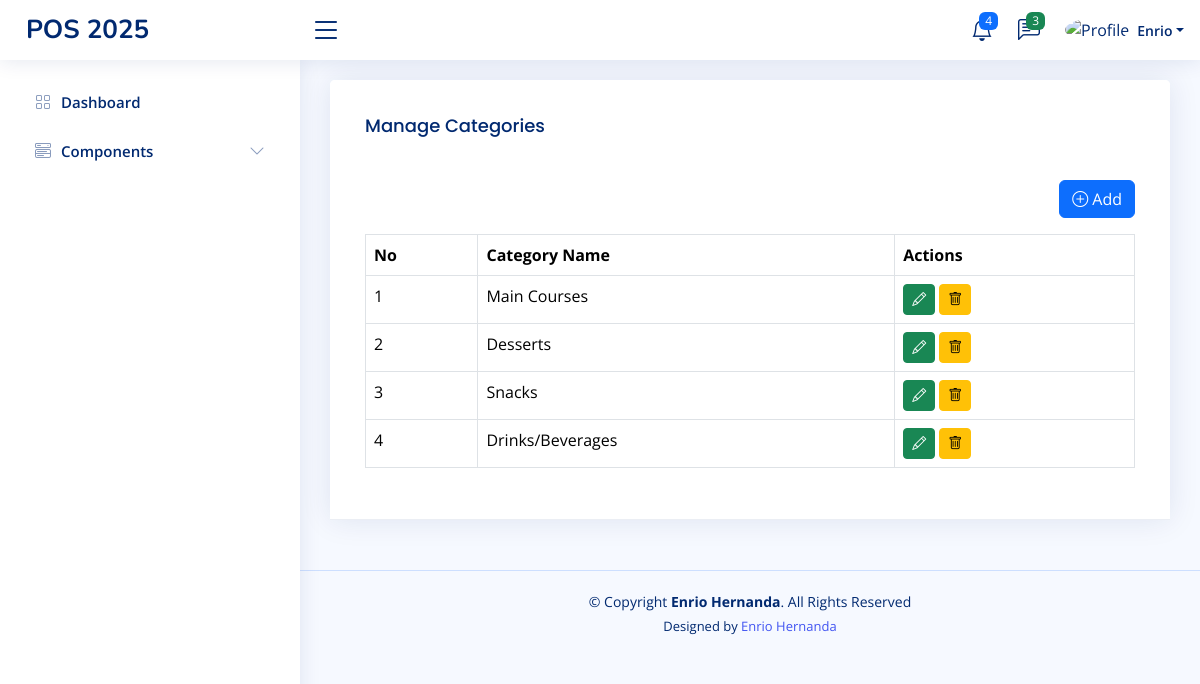
Screenshot of /home.php?page=category (signed in) with the database file from the repository.
### tables this page shows
CREATE TABLE `categories` (
  `id` int(11) NOT NULL,
  `category_name` varchar(35) NOT NULL,
  `created_at` timestamp NOT NULL DEFAULT current_timestamp(),
  `updated_at` timestamp NOT NULL DEFAULT current_timestamp()
);

### pages/category.php (the view, shortened to what this page needs)
<?php
$q_categories = mysqli_query($koneksi, "SELECT  * FROM categories");
$categories = mysqli_fetch_all($q_categories, MYSQLI_ASSOC);
?>
<!DOCTYPE html>
<html lang="en">
<head>
</head>
<body>
    <div class="row">
        <div class="col-sm-12">
            <div class="card">
                <div class="card-header">
                    <div class="card-body">
                        <h3 class="card-title">Manage Categories</h3>
                    </div>
                    <div class="card-body">
                        <div class="d-flex mb-3 justify-content-end">
                            <a href="?page=tambah-category" class="btn btn-primary">
                                <i class="bi bi-plus-circle"></i> Add
                            </a>
                        </div>
                        <table class="table table-bordered">
                            <tr>
                                <th>No</th>
                                <th>Category Name</th>
                                <th>Actions</th>
                            </tr>
                            <?php
                            foreach ($categories as $key => $category) {
                            ?>
                            <tr>
                                <td><?php echo $key + 1 ?></td>
                                <td><?php echo $category['category_name'] ?></td>
                                <td>
                                    <a class="btn btn-success btn-sm"
                                        href="?page=tambah-category&edit=<?= $category['id'] ?>">
                                        <i class="bi bi-pencil"></i>
                                    </a>
                                    <form class="d-inline" action="?page=category&delete=<?= $category['id'] ?>"
                                        method="post" onclick="return confirm('Are you sure you want to delete?')">
                                        <button type="submit" class="btn btn-warning btn-sm">
                                            <i class="bi bi-trash"></i>
                                        </button>
                                    </form>
                                </td>
                            </tr>
                            <?php
                            }
                            ?>
                        </table>
                    </div>
                </div>
            </div>
        </div>
    </div>
</body>
</html>

### assets/css/style.css (style rules this page uses)
:root { scroll-behavior: smooth; }
body { font-family: "Open Sans", sans-serif; background: #f6f9ff; color: #444444; }
a { color: #4154f1; text-decoration: none; }
h1, h2, h3, h4, h5, h6 { font-family: "Nunito", sans-serif; }
.card { margin-bottom: 30px; border: none; border-radius: 5px; box-shadow: 0px 0 30px rgba(1, 41, 112, 0.1); }
.card-header, .card-footer { border-color: #ebeef4; background-color: #fff; color: #798eb3; padding: 15px; }
.card-title { padding: 20px 0 15px 0; font-size: 18px; font-weight: 500; color: #012970; font-family: "Poppins", sans-serif; }
.card-body { padding: 0 20px 20px 20px; }

### rows the page displays
categories: category_name "Main Courses"
categories: category_name "Desserts"
categories: category_name "Snacks"
categories: category_name "Drinks/Beverages"

### other values shown
$_SESSION['NAME'] "Enrio"
